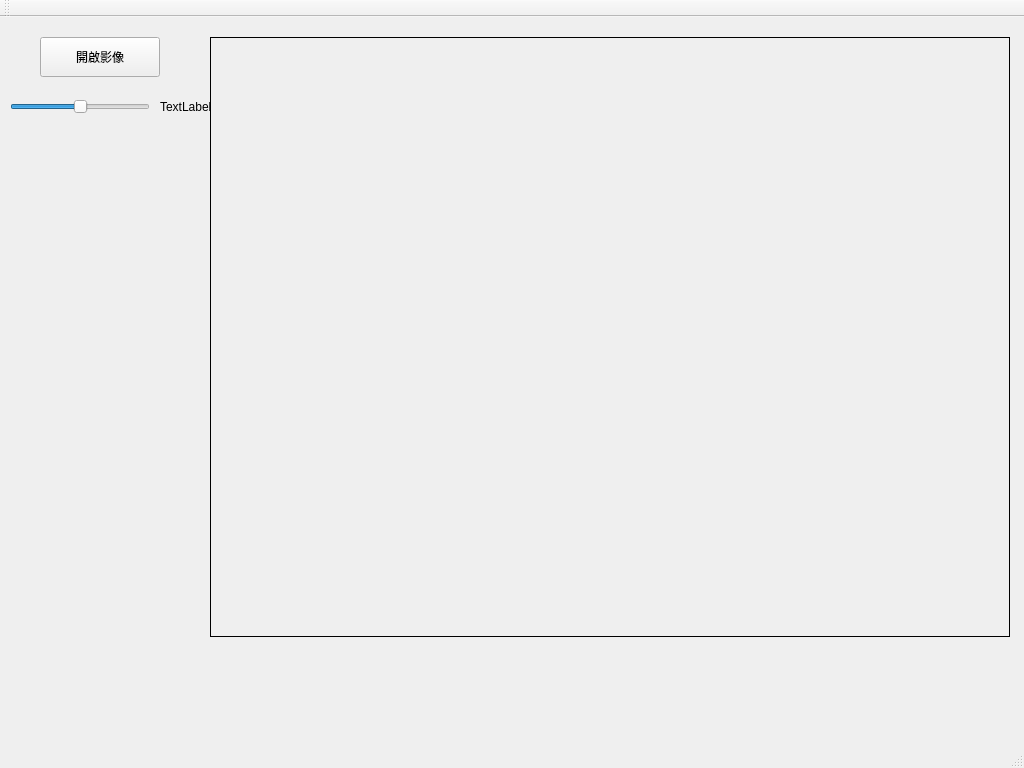
<?xml version="1.0" encoding="UTF-8"?>
<ui version="4.0">
 <class>MainWindow</class>
 <widget class="QMainWindow" name="MainWindow">
  <property name="geometry">
   <rect>
    <x>0</x>
    <y>0</y>
    <width>1024</width>
    <height>768</height>
   </rect>
  </property>
  <property name="windowTitle">
   <string>MainWindow</string>
  </property>
  <widget class="QWidget" name="centralWidget">
   <widget class="QPushButton" name="pushButton">
    <property name="geometry">
     <rect>
      <x>40</x>
      <y>20</y>
      <width>120</width>
      <height>40</height>
     </rect>
    </property>
    <property name="text">
     <string>開啟影像</string>
    </property>
   </widget>
   <widget class="QSlider" name="sliderImageBrightness">
    <property name="geometry">
     <rect>
      <x>10</x>
      <y>80</y>
      <width>140</width>
      <height>20</height>
     </rect>
    </property>
    <property name="minimum">
     <number>-100</number>
    </property>
    <property name="maximum">
     <number>100</number>
    </property>
    <property name="orientation">
     <enum>Qt::Horizontal</enum>
    </property>
   </widget>
   <widget class="QLabel" name="labelBrightAdjustValue">
    <property name="geometry">
     <rect>
      <x>160</x>
      <y>80</y>
      <width>50</width>
      <height>20</height>
     </rect>
    </property>
    <property name="text">
     <string>TextLabel</string>
    </property>
   </widget>
   <widget class="QLabel" name="labelPic">
    <property name="geometry">
     <rect>
      <x>210</x>
      <y>20</y>
      <width>800</width>
      <height>600</height>
     </rect>
    </property>
    <property name="frameShape">
     <enum>QFrame::Box</enum>
    </property>
    <property name="text">
     <string/>
    </property>
   </widget>
  </widget>
  <widget class="QMenuBar" name="menuBar">
   <property name="geometry">
    <rect>
     <x>0</x>
     <y>0</y>
     <width>1024</width>
     <height>17</height>
    </rect>
   </property>
  </widget>
  <widget class="QToolBar" name="mainToolBar">
   <attribute name="toolBarArea">
    <enum>TopToolBarArea</enum>
   </attribute>
   <attribute name="toolBarBreak">
    <bool>false</bool>
   </attribute>
  </widget>
  <widget class="QStatusBar" name="statusBar"/>
 </widget>
 <layoutdefault spacing="6" margin="11"/>
 <resources/>
 <connections>
  <connection>
   <sender>pushButton</sender>
   <signal>clicked()</signal>
   <receiver>MainWindow</receiver>
   <slot>openImage()</slot>
   <hints>
    <hint type="sourcelabel">
     <x>91</x>
     <y>73</y>
    </hint>
    <hint type="destinationlabel">
     <x>171</x>
     <y>72</y>
    </hint>
   </hints>
  </connection>
  <connection>
   <sender>sliderImageBrightness</sender>
   <signal>valueChanged(int)</signal>
   <receiver>MainWindow</receiver>
   <slot>brightAdjust()</slot>
   <hints>
    <hint type="sourcelabel">
     <x>70</x>
     <y>116</y>
    </hint>
    <hint type="destinationlabel">
     <x>98</x>
     <y>140</y>
    </hint>
   </hints>
  </connection>
 </connections>
 <slots>
  <slot>openImage()</slot>
  <slot>brightAdjust()</slot>
 </slots>
</ui>
